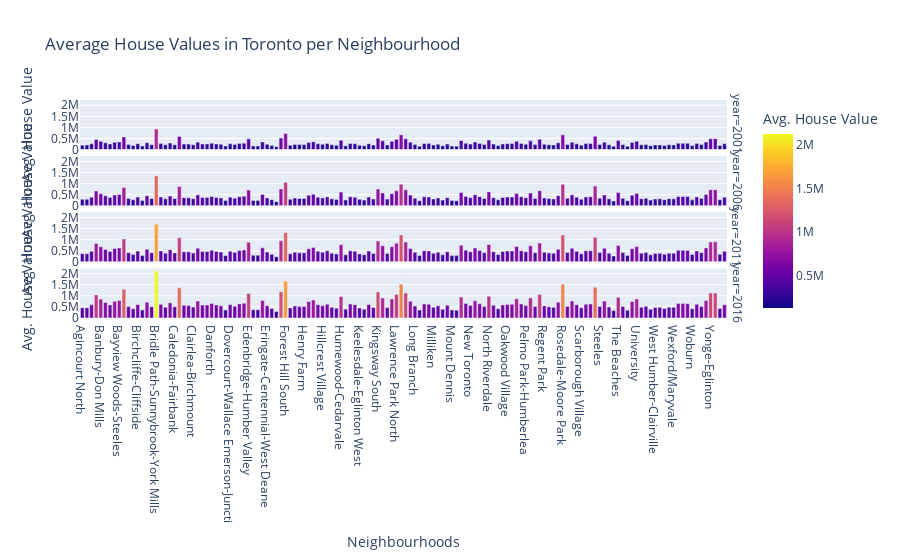

Notebook code cell kept with this figure:
### Markdown cell above
## Cost Analysis - Optional Challenge

In this section, you will use Plotly express to a couple of plots that investors can interactively filter and explore various factors related to the house value of the Toronto's neighbourhoods. 

### Create a bar chart row facet to plot the average house values for all Toronto's neighbourhoods per year

### Code cell
fig = px.bar(
    to_data,
    x="neighbourhood",
    y="average_house_value",
    color="average_house_value",
    height=1024,
    facet_row=to_data.index,
    title="Average House Values in Toronto per Neighbourhood",
    labels={
        "neighbourhood": "Neighbourhoods",
        "average_house_value": "Avg. House Value"
    }
)
    
fig

### Figure 1 — Plotly figure (JSON) as saved in the notebook; plotly's stock layout.template omitted (floating-point values rounded to 4 significant figures; data arrays with more than 128 entries replaced by an {"elided": "..."} marker saying what was removed)
{"data": [{"alignmentgroup": "True", "hovertemplate": "year=2001<br>Neighbourhoods=%{x}<br>Avg. House Value=%{marker.color}<extra></extra>", "legendgroup": "", "marker": {"color": {"elided": "140 int values"}, "coloraxis": "coloraxis", "pattern": {"shape": ""}}, "name": "", "offsetgroup": "", "orientation": "v", "showlegend": false, "textposition": "auto", "type": "bar", "x": {"elided": "140 str values"}, "xaxis": "x4", "y": {"elided": "140 int values"}, "yaxis": "y4"}, {"alignmentgroup": "True", "hovertemplate": "year=2006<br>Neighbourhoods=%{x}<br>Avg. House Value=%{marker.color}<extra></extra>", "legendgroup": "", "marker": {"color": {"elided": "140 int values"}, "coloraxis": "coloraxis", "pattern": {"shape": ""}}, "name": "", "offsetgroup": "", "orientation": "v", "showlegend": false, "textposition": "auto", "type": "bar", "x": {"elided": "140 str values"}, "xaxis": "x3", "y": {"elided": "140 int values"}, "yaxis": "y3"}, {"alignmentgroup": "True", "hovertemplate": "year=2011<br>Neighbourhoods=%{x}<br>Avg. House Value=%{marker.color}<extra></extra>", "legendgroup": "", "marker": {"color": {"elided": "140 int values"}, "coloraxis": "coloraxis", "pattern": {"shape": ""}}, "name": "", "offsetgroup": "", "orientation": "v", "showlegend": false, "textposition": "auto", "type": "bar", "x": {"elided": "140 str values"}, "xaxis": "x2", "y": {"elided": "140 int values"}, "yaxis": "y2"}, {"alignmentgroup": "True", "hovertemplate": "year=2016<br>Neighbourhoods=%{x}<br>Avg. House Value=%{marker.color}<extra></extra>", "legendgroup": "", "marker": {"color": {"elided": "140 int values"}, "coloraxis": "coloraxis", "pattern": {"shape": ""}}, "name": "", "offsetgroup": "", "orientation": "v", "showlegend": false, "textposition": "auto", "type": "bar", "x": {"elided": "140 str values"}, "xaxis": "x", "y": {"elided": "140 int values"}, "yaxis": "y"}], "layout": {"annotations": [{"font": {}, "showarrow": false, "text": "year=2016", "textangle": 90, "x": 0.98, "xanchor": "left", "xref": "paper", "y": 0.1138, "yanchor": "middle", "yref": "paper"}, {"font": {}, "showarrow": false, "text": "year=2011", "textangle": 90, "x": 0.98, "xanchor": "left", "xref": "paper", "y": 0.3712, "yanchor": "middle", "yref": "paper"}, {"font": {}, "showarrow": false, "text": "year=2006", "textangle": 90, "x": 0.98, "xanchor": "left", "xref": "paper", "y": 0.6288, "yanchor": "middle", "yref": "paper"}, {"font": {}, "showarrow": false, "text": "year=2001", "textangle": 90, "x": 0.98, "xanchor": "left", "xref": "paper", "y": 0.8862, "yanchor": "middle", "yref": "paper"}], "autosize": true, "barmode": "relative", "coloraxis": {"colorbar": {"title": {"text": "Avg. House Value"}}, "colorscale": [[0, "#0d0887"], [0.1111, "#46039f"], [0.2222, "#7201a8"], [0.3333, "#9c179e"], [0.4444, "#bd3786"], [0.5556, "#d8576b"], [0.6667, "#ed7953"], [0.7778, "#fb9f3a"], [0.8889, "#fdca26"], [1, "#f0f921"]]}, "legend": {"tracegroupgap": 0}, "title": {"text": "Average House Values in Toronto per Neighbourhood"}, "xaxis": {"anchor": "y", "autorange": true, "domain": [0, 0.98], "range": [-0.5, 139.5], "title": {"text": "Neighbourhoods"}, "type": "category"}, "xaxis2": {"anchor": "y2", "autorange": true, "domain": [0, 0.98], "matches": "x", "range": [-0.5, 139.5], "showticklabels": false, "type": "category"}, "xaxis3": {"anchor": "y3", "autorange": true, "domain": [0, 0.98], "matches": "x", "range": [-0.5, 139.5], "showticklabels": false, "type": "category"}, "xaxis4": {"anchor": "y4", "autorange": true, "domain": [0, 0.98], "matches": "x", "range": [-0.5, 139.5], "showticklabels": false, "type": "category"}, "yaxis": {"anchor": "x", "autorange": true, "domain": [0, 0.2275], "range": [0, 2236000.0], "title": {"text": "Avg. House Value"}, "type": "linear"}, "yaxis2": {"anchor": "x2", "autorange": true, "domain": [0.2575, 0.485], "matches": "y", "range": [0, 2236000.0], "title": {"text": "Avg. House Value"}, "type": "linear"}, "yaxis3": {"anchor": "x3", "autorange": true, "domain": [0.515, 0.7425], "matches": "y", "range": [0, 2236000.0], "title": {"text": "Avg. House Value"}, "type": "linear"}, "yaxis4": {"anchor": "x4", "autorange": true, "domain": [0.7725, 1], "matches": "y", "range": [0, 2236000.0], "title": {"text": "Avg. House Value"}, "type": "linear"}}}
